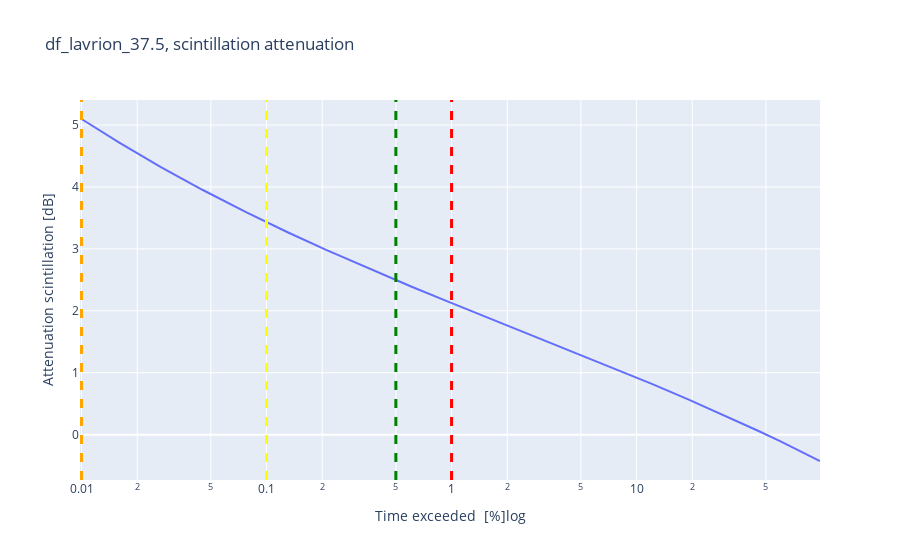
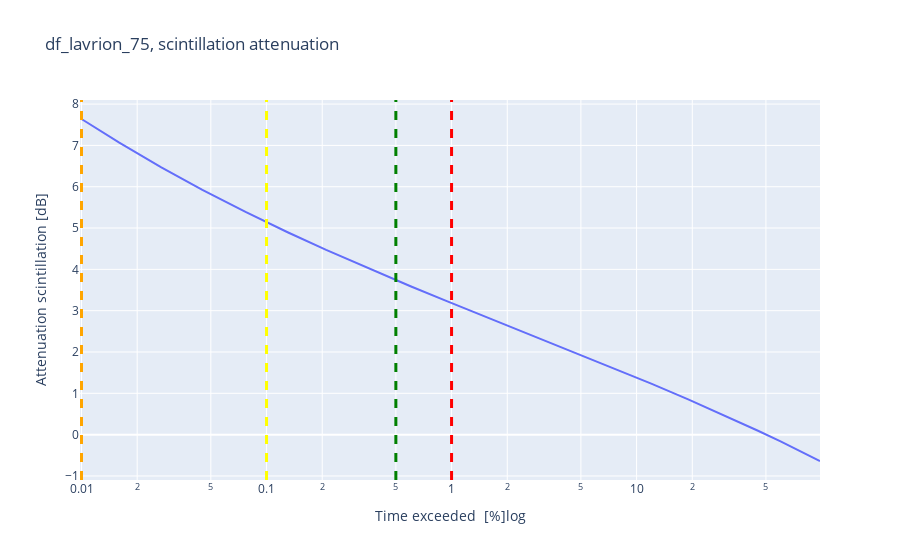
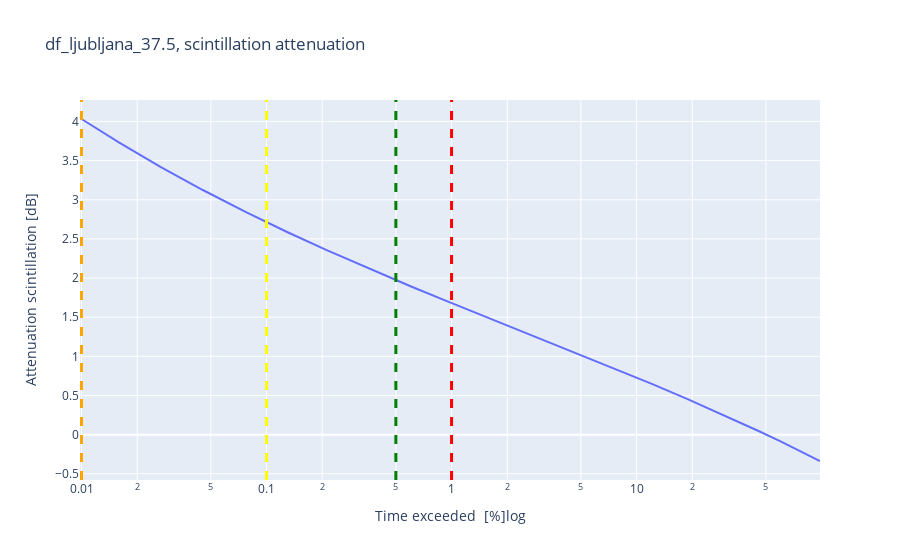
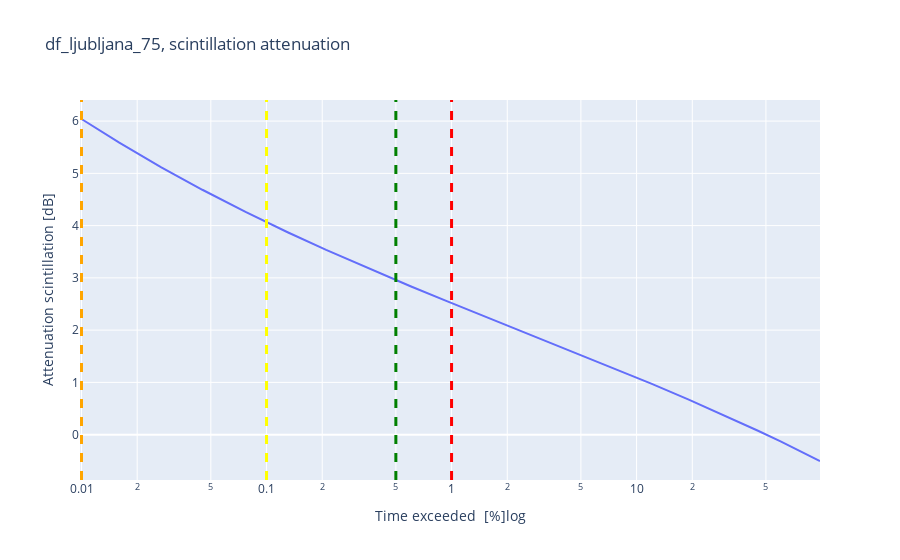

Notebook code for these charts, in order:
### Markdown cell above
## Compute average attenuation

### Code cell
ponderated_df = []

for data_df in dfs:
    ponderated_attenuation = 0

    for elev in stat.index.array[:-1]:
        ponderated_attenuation +=  data_df[data_df['Elevation_angle_deg']==elev][att_col].array*stat['PDF'][elev]/100 # /100 to transform % to decimal
    ponderated_df.append(ponderated_attenuation)
    fig = go.Figure()
    fig.add_trace(go.Scatter(x=data_df['Time_exceeded_%'],y=ponderated_attenuation))
    fig.update_xaxes(type="log")
    fig.update_layout(title=f"{data_df.name}, {selected_attenuation} attenuation", xaxis_title="Time exceeded  [%]log", yaxis_title=f"Attenuation {selected_attenuation} [dB]")    
    fig.add_vline(x=1, line_width=3, line_dash="dash", line_color="red")
    fig.add_vline(x=0.5, line_width=3, line_dash="dash", line_color="green")
    fig.add_vline(x=0.1, line_width=3, line_dash="dash", line_color="yellow")
    fig.add_vline(x=0.01, line_width=3, line_dash="dash", line_color="orange")
    fig.show()

### Figure 1 — Plotly figure (JSON) as saved in the notebook; plotly's stock layout.template omitted (floating-point values rounded to 4 significant figures; data arrays with more than 128 entries replaced by an {"elided": "..."} marker saying what was removed)
{"data": [{"type": "scatter", "x": {"elided": "420 float values"}, "y": [5.098, 4.716, 4.318, 3.955, 3.598, 3.269, 2.984, 2.693, 2.397, 2.153, 1.849, 1.554, 1.279, 1.022, 0.8231, 0.5693, 0.3079, 0.06672, -0.1105, -0.2933, -0.4259]}], "layout": {"shapes": [{"line": {"color": "red", "dash": "dash", "width": 3}, "type": "line", "x0": 1, "x1": 1, "xref": "x", "y0": 0, "y1": 1, "yref": "y domain"}, {"line": {"color": "green", "dash": "dash", "width": 3}, "type": "line", "x0": 0.5, "x1": 0.5, "xref": "x", "y0": 0, "y1": 1, "yref": "y domain"}, {"line": {"color": "yellow", "dash": "dash", "width": 3}, "type": "line", "x0": 0.1, "x1": 0.1, "xref": "x", "y0": 0, "y1": 1, "yref": "y domain"}, {"line": {"color": "orange", "dash": "dash", "width": 3}, "type": "line", "x0": 0.01, "x1": 0.01, "xref": "x", "y0": 0, "y1": 1, "yref": "y domain"}], "title": {"text": "df_lavrion_37.5, scintillation attenuation"}, "xaxis": {"title": {"text": "Time exceeded  [%]log"}, "type": "log"}, "yaxis": {"title": {"text": "Attenuation scintillation [dB]"}}}}

### Figure 2 — Plotly figure (JSON) as saved in the notebook; plotly's stock layout.template omitted (floating-point values rounded to 4 significant figures; data arrays with more than 128 entries replaced by an {"elided": "..."} marker saying what was removed)
{"data": [{"type": "scatter", "x": {"elided": "420 float values"}, "y": [7.639, 7.066, 6.47, 5.926, 5.39, 4.898, 4.47, 4.034, 3.592, 3.225, 2.77, 2.329, 1.916, 1.531, 1.233, 0.853, 0.4614, 0.09996, -0.1655, -0.4394, -0.6381]}], "layout": {"shapes": [{"line": {"color": "red", "dash": "dash", "width": 3}, "type": "line", "x0": 1, "x1": 1, "xref": "x", "y0": 0, "y1": 1, "yref": "y domain"}, {"line": {"color": "green", "dash": "dash", "width": 3}, "type": "line", "x0": 0.5, "x1": 0.5, "xref": "x", "y0": 0, "y1": 1, "yref": "y domain"}, {"line": {"color": "yellow", "dash": "dash", "width": 3}, "type": "line", "x0": 0.1, "x1": 0.1, "xref": "x", "y0": 0, "y1": 1, "yref": "y domain"}, {"line": {"color": "orange", "dash": "dash", "width": 3}, "type": "line", "x0": 0.01, "x1": 0.01, "xref": "x", "y0": 0, "y1": 1, "yref": "y domain"}], "title": {"text": "df_lavrion_75, scintillation attenuation"}, "xaxis": {"title": {"text": "Time exceeded  [%]log"}, "type": "log"}, "yaxis": {"title": {"text": "Attenuation scintillation [dB]"}}}}

### Figure 3 — Plotly figure (JSON) as saved in the notebook; plotly's stock layout.template omitted (floating-point values rounded to 4 significant figures; data arrays with more than 128 entries replaced by an {"elided": "..."} marker saying what was removed)
{"data": [{"type": "scatter", "x": {"elided": "420 float values"}, "y": [4.031, 3.729, 3.415, 3.128, 2.845, 2.585, 2.359, 2.129, 1.896, 1.702, 1.462, 1.229, 1.011, 0.8078, 0.6509, 0.4502, 0.2435, 0.05276, -0.08736, -0.2319, -0.3368]}], "layout": {"shapes": [{"line": {"color": "red", "dash": "dash", "width": 3}, "type": "line", "x0": 1, "x1": 1, "xref": "x", "y0": 0, "y1": 1, "yref": "y domain"}, {"line": {"color": "green", "dash": "dash", "width": 3}, "type": "line", "x0": 0.5, "x1": 0.5, "xref": "x", "y0": 0, "y1": 1, "yref": "y domain"}, {"line": {"color": "yellow", "dash": "dash", "width": 3}, "type": "line", "x0": 0.1, "x1": 0.1, "xref": "x", "y0": 0, "y1": 1, "yref": "y domain"}, {"line": {"color": "orange", "dash": "dash", "width": 3}, "type": "line", "x0": 0.01, "x1": 0.01, "xref": "x", "y0": 0, "y1": 1, "yref": "y domain"}], "title": {"text": "df_ljubljana_37.5, scintillation attenuation"}, "xaxis": {"title": {"text": "Time exceeded  [%]log"}, "type": "log"}, "yaxis": {"title": {"text": "Attenuation scintillation [dB]"}}}}

### Figure 4 — Plotly figure (JSON) as saved in the notebook; plotly's stock layout.template omitted (floating-point values rounded to 4 significant figures; data arrays with more than 128 entries replaced by an {"elided": "..."} marker saying what was removed)
{"data": [{"type": "scatter", "x": {"elided": "420 float values"}, "y": [6.04, 5.587, 5.116, 4.686, 4.262, 3.873, 3.535, 3.19, 2.84, 2.55, 2.19, 1.842, 1.515, 1.21, 0.9752, 0.6745, 0.3648, 0.07904, -0.1309, -0.3475, -0.5046]}], "layout": {"shapes": [{"line": {"color": "red", "dash": "dash", "width": 3}, "type": "line", "x0": 1, "x1": 1, "xref": "x", "y0": 0, "y1": 1, "yref": "y domain"}, {"line": {"color": "green", "dash": "dash", "width": 3}, "type": "line", "x0": 0.5, "x1": 0.5, "xref": "x", "y0": 0, "y1": 1, "yref": "y domain"}, {"line": {"color": "yellow", "dash": "dash", "width": 3}, "type": "line", "x0": 0.1, "x1": 0.1, "xref": "x", "y0": 0, "y1": 1, "yref": "y domain"}, {"line": {"color": "orange", "dash": "dash", "width": 3}, "type": "line", "x0": 0.01, "x1": 0.01, "xref": "x", "y0": 0, "y1": 1, "yref": "y domain"}], "title": {"text": "df_ljubljana_75, scintillation attenuation"}, "xaxis": {"title": {"text": "Time exceeded  [%]log"}, "type": "log"}, "yaxis": {"title": {"text": "Attenuation scintillation [dB]"}}}}
